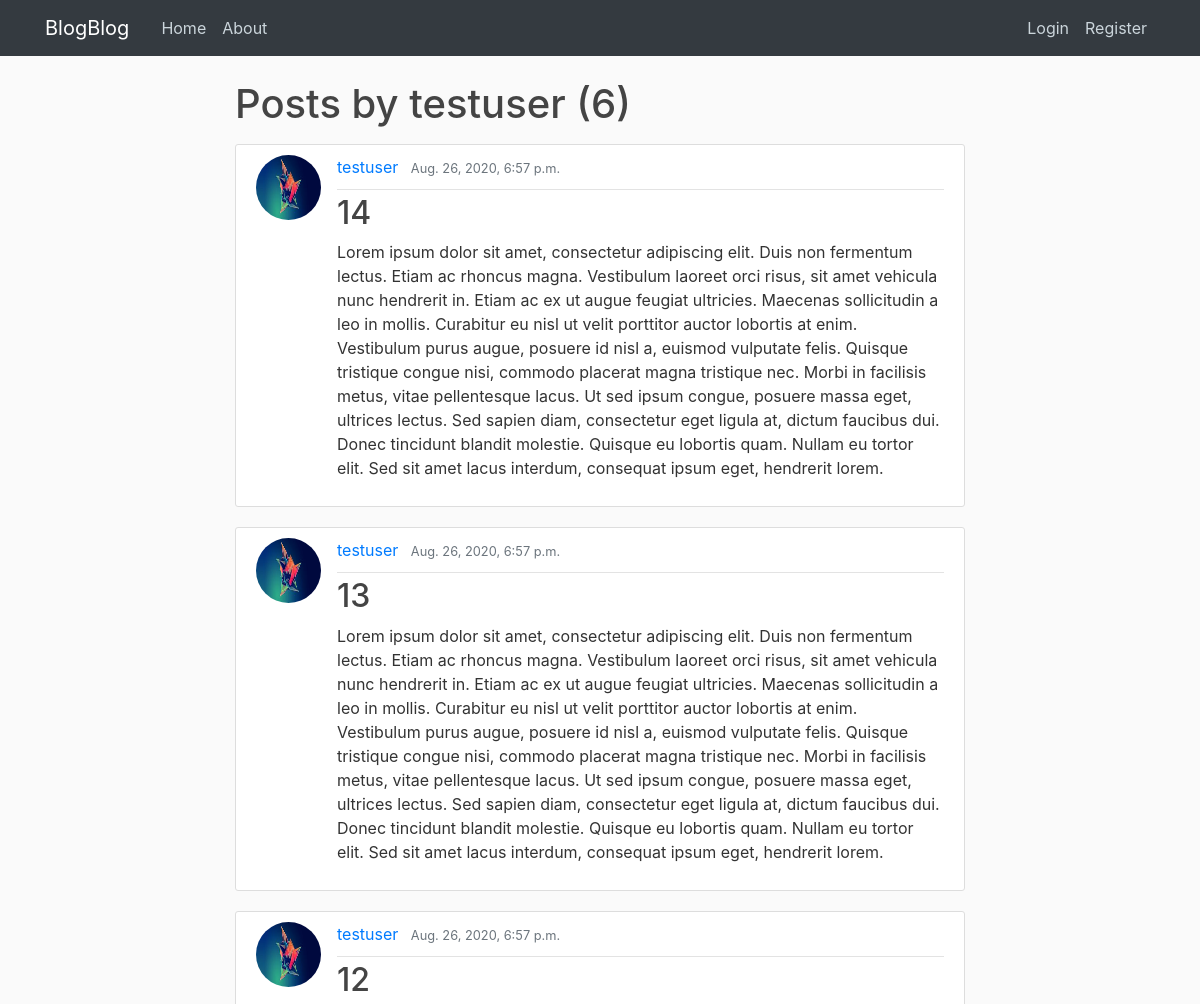
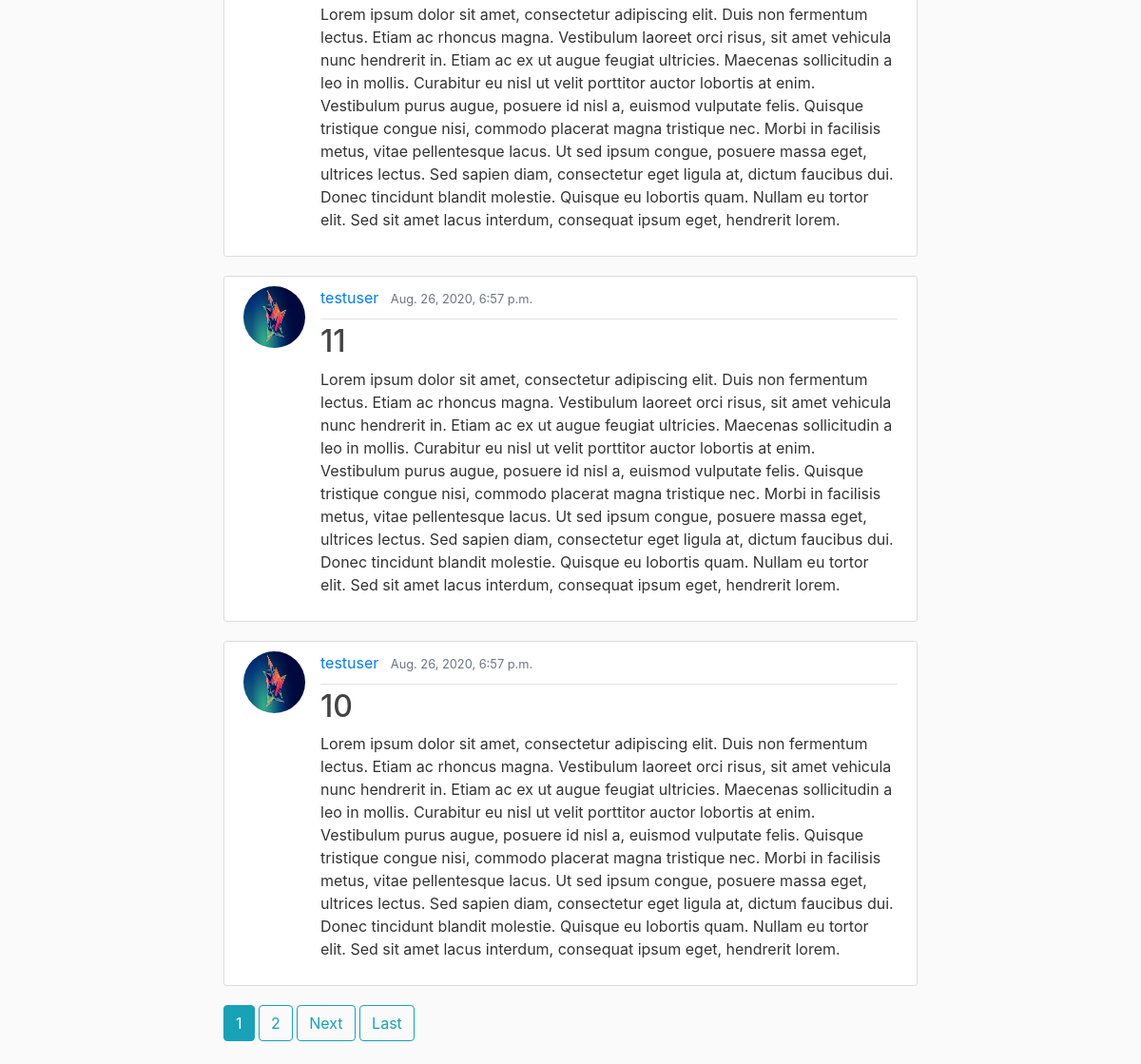
/user/testuser/, run on the app's committed database (2 pictures, top to bottom).
### blog/models.py (models this page shows, shortened)
class Post(models.Model):
    title = models.CharField(max_length=100)
    content = models.TextField()
    date_posted = models.DateTimeField(default=timezone.now)
    author = models.ForeignKey(User, on_delete=models.CASCADE)

### users/models.py (models this page shows, shortened)
class Profile(models.Model):
    user = models.OneToOneField(User, on_delete=models.CASCADE)
    image = models.ImageField(default='default.jpg', upload_to='profile_pics')

### blog/views.py (the view)
# urls.py: path('user/<str:username>/', UserPostListView.as_view(), name='user-posts'),
class UserPostListView(ListView):
    model = Post
    template_name = 'blog/user_posts.html'
    context_object_name = 'posts'
    paginate_by = 5
    def get_queryset(self):
        user = get_object_or_404(User, username=self.kwargs.get('username'))
        return Post.objects.filter(author=user).order_by('-date_posted')

### blog/templates/blog/user_posts.html (shortened to what this page needs)
{% extends "blog/base.html" %}
{% block content %}
<h1 class="mb-3">Posts by {{ view.kwargs.username }} ({{ page_obj.paginator.count }})</h1>
    {% for post in posts %}
    <article class="media content-section">
        <img class="rounded-circle article-img" src="{{ post.author.profile.image.url }}">
        <div class="media-body">
            <div class="article-metadata">
                <a class="mr-2" href="{% url 'user-posts' post.author.username %}">{{ post.author }}</a>
                <small class="text-muted">{{ post.date_posted }}</small>
            </div>
            <h2><a class="article-title" href={% url 'post-detail' post.id %}>{{ post.title }}</a></h2>
            <p class="article-content">{{ post.content }}</p>
        </div>
    </article>
    {% endfor %}
    {% if is_paginated %}
        <div>
            {% for num in page_obj.paginator.page_range %}
                {% if page_obj.number == num %}
                    <a class="btn btn-info mb-4" href="?page={{ num }}"">{{ num }}</a>
                {% elif num > page_obj.number|add:'-3' and num < page_obj.number|add:'3' %}
                <a class="btn btn-outline-info mb-4" href="?page={{ num }}"">{{ num }}</a>
                {% endif %}
            {% endfor %}
            {% if page_obj.has_next %}
                <a class="btn btn-outline-info mb-4" href="?page={{ page_obj.next_page_number }}">Next</a>
                <a class="btn btn-outline-info mb-4" href="?page={{ page_obj.paginator.num_pages }}">Last</a>
            {% endif %}
        </div>
    {% endif %}
{% endblock content %}

### blog/static/blog/main.css (style rules this page uses)
body { background: #fafafa; color: #333333; margin-top: 5rem; }
h1, h2, h3, h4, h5, h6 { color: #444444; }
.content-section { background: #ffffff; padding: 10px 20px; border: 1px solid #dddddd; border-radius: 3px; margin-bottom: 20px; }
.article-title { color: #444444; }
.article-content { white-space: pre-line; }
.article-img { height: 65px; width: 65px; margin-right: 16px; }
.article-metadata { padding-bottom: 10px; margin-bottom: 4px; border-bottom: 1px solid #e3e3e3 }

### data on the page
Post: author.profile.image (placeholder picture), author "testuser", date_posted "Aug. 26, 2020, 6:57 p.m.", title "14", content "Lorem ipsum dolor sit amet, consectetur adipiscing elit. Duis non fermentum lectus. Etiam ac rhoncus magna. Vestibulum laoreet orci risus, sit amet vehicula nunc hendrerit in. Etiam ac ex ut augue feugiat ultricies. Maecenas sollicitudin a leo in mollis. Curabitur eu nisl ut velit porttitor auctor lobortis at enim. Vestibulum purus augue, posuere id nisl a, euismod vulputate felis. Quisque tristique congue nisi, commodo placerat magna tristique nec. Morbi in facilisis metus, vitae pellentesque lacus. Ut sed ipsum congue, posuere massa eget, ultrices lectus. Sed sapien diam, consectetur eget ligula at, dictum faucibus dui. Donec tincidunt blandit molestie. Quisque eu lobortis quam. Nullam eu…"
Post: author.profile.image (placeholder picture), author "testuser", date_posted "Aug. 26, 2020, 6:57 p.m.", title "13", content "Lorem ipsum dolor sit amet, consectetur adipiscing elit. Duis non fermentum lectus. Etiam ac rhoncus magna. Vestibulum laoreet orci risus, sit amet vehicula nunc hendrerit in. Etiam ac ex ut augue feugiat ultricies. Maecenas sollicitudin a leo in mollis. Curabitur eu nisl ut velit porttitor auctor lobortis at enim. Vestibulum purus augue, posuere id nisl a, euismod vulputate felis. Quisque tristique congue nisi, commodo placerat magna tristique nec. Morbi in facilisis metus, vitae pellentesque lacus. Ut sed ipsum congue, posuere massa eget, ultrices lectus. Sed sapien diam, consectetur eget ligula at, dictum faucibus dui. Donec tincidunt blandit molestie. Quisque eu lobortis quam. Nullam eu…"
Post: author.profile.image (placeholder picture), author "testuser", date_posted "Aug. 26, 2020, 6:57 p.m.", title "12", content "Lorem ipsum dolor sit amet, consectetur adipiscing elit. Duis non fermentum lectus. Etiam ac rhoncus magna. Vestibulum laoreet orci risus, sit amet vehicula nunc hendrerit in. Etiam ac ex ut augue feugiat ultricies. Maecenas sollicitudin a leo in mollis. Curabitur eu nisl ut velit porttitor auctor lobortis at enim. Vestibulum purus augue, posuere id nisl a, euismod vulputate felis. Quisque tristique congue nisi, commodo placerat magna tristique nec. Morbi in facilisis metus, vitae pellentesque lacus. Ut sed ipsum congue, posuere massa eget, ultrices lectus. Sed sapien diam, consectetur eget ligula at, dictum faucibus dui. Donec tincidunt blandit molestie. Quisque eu lobortis quam. Nullam eu…"
Post: author.profile.image (placeholder picture), author "testuser", date_posted "Aug. 26, 2020, 6:57 p.m.", title "11", content "Lorem ipsum dolor sit amet, consectetur adipiscing elit. Duis non fermentum lectus. Etiam ac rhoncus magna. Vestibulum laoreet orci risus, sit amet vehicula nunc hendrerit in. Etiam ac ex ut augue feugiat ultricies. Maecenas sollicitudin a leo in mollis. Curabitur eu nisl ut velit porttitor auctor lobortis at enim. Vestibulum purus augue, posuere id nisl a, euismod vulputate felis. Quisque tristique congue nisi, commodo placerat magna tristique nec. Morbi in facilisis metus, vitae pellentesque lacus. Ut sed ipsum congue, posuere massa eget, ultrices lectus. Sed sapien diam, consectetur eget ligula at, dictum faucibus dui. Donec tincidunt blandit molestie. Quisque eu lobortis quam. Nullam eu…"
Post: author.profile.image (placeholder picture), author "testuser", date_posted "Aug. 26, 2020, 6:57 p.m.", title "10", content "Lorem ipsum dolor sit amet, consectetur adipiscing elit. Duis non fermentum lectus. Etiam ac rhoncus magna. Vestibulum laoreet orci risus, sit amet vehicula nunc hendrerit in. Etiam ac ex ut augue feugiat ultricies. Maecenas sollicitudin a leo in mollis. Curabitur eu nisl ut velit porttitor auctor lobortis at enim. Vestibulum purus augue, posuere id nisl a, euismod vulputate felis. Quisque tristique congue nisi, commodo placerat magna tristique nec. Morbi in facilisis metus, vitae pellentesque lacus. Ut sed ipsum congue, posuere massa eget, ultrices lectus. Sed sapien diam, consectetur eget ligula at, dictum faucibus dui. Donec tincidunt blandit molestie. Quisque eu lobortis quam. Nullam eu…"

### other printed values
{{ view.kwargs.username }} "testuser"
{{ page_obj.paginator.count }} "6"
{{ num }} "1"
{{ num }} "2"
